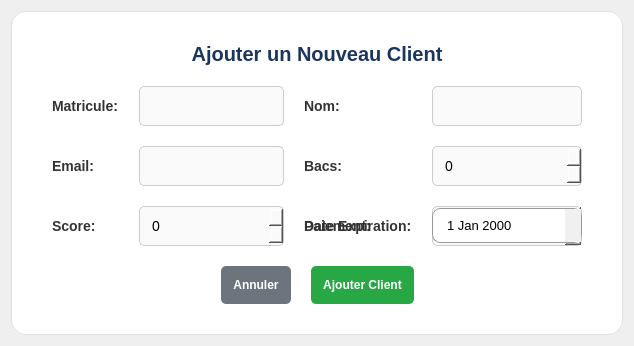
             <widget class="QWidget" name="page_ajouter_client_wrapper">
              <layout class="QVBoxLayout" name="verticalLayout_ajouter_client_wrapper">
               <item>
                <spacer name="vs_a1_client">
                 <property name="orientation">
                  <enum>Qt::Orientation::Vertical</enum>
                 </property>
                 <property name="sizeHint" stdset="0">
                  <size>
                   <width>0</width>
                   <height>0</height>
                  </size>
                 </property>
                </spacer>
               </item>
               <item>
                <widget class="QFrame" name="formCard_ajouter">
                 <property name="styleSheet">
                  <string notr="true">
                   QFrame#formCard_ajouter { background-color: white; border-radius: 15px; border: 1px solid #e0e0e0; }
                   QLabel { color: #333; font-size: 14px; font-weight: bold; }
                   QLineEdit, QComboBox, QSpinBox { padding: 10px; border: 1px solid #ccc; border-radius: 5px; font-size: 14px; background-color: #fafafa; color: black; }
                   QPushButton#btn_save_ajouter { background-color: #28a745; color: white; font-weight: bold; border-radius: 5px; padding: 12px; }
                   QPushButton#btn_annuler_ajouter { background-color: #6c757d; color: white; font-weight: bold; border-radius: 5px; padding: 12px; }
                  </string>
                 </property>
                 <layout class="QVBoxLayout">
                  <property name="spacing">
                   <number>20</number>
                  </property>
                  <property name="leftMargin">
                   <number>40</number>
                  </property>
                  <property name="topMargin">
                   <number>30</number>
                  </property>
                  <property name="rightMargin">
                   <number>40</number>
                  </property>
                  <property name="bottomMargin">
                   <number>30</number>
                  </property>
                  <item>
                   <widget class="QLabel" name="label2Title">
                    <property name="styleSheet">
                     <string notr="true">font-size: 20px; color: #1A365D;</string>
                    </property>
                    <property name="text">
                     <string>Ajouter un Nouveau Client</string>
                    </property>
                    <property name="alignment">
                     <set>Qt::AlignmentFlag::AlignCenter</set>
                    </property>
                   </widget>
                  </item>
                  <item>
                   <layout class="QGridLayout" name="grid_ajouter">
                    <property name="verticalSpacing">
                     <number>20</number>
                    </property>
                    <item row="0" column="0">
                     <widget class="QLabel" name="label">
                      <property name="text">
                       <string>Matricule:</string>
                      </property>
                     </widget>
                    </item>
                    <item row="0" column="1">
                     <widget class="QLineEdit" name="input_matricule_ajouter"/>
                    </item>
                    <item row="0" column="2">
                     <widget class="QLabel" name="label">
                      <property name="text">
                       <string>Nom:</string>
                      </property>
                     </widget>
                    </item>
                    <item row="0" column="3">
                     <widget class="QLineEdit" name="input_nom_ajouter"/>
                    </item>
                    <item row="1" column="0">
                     <widget class="QLabel" name="label">
                      <property name="text">
                       <string>Email:</string>
                      </property>
                     </widget>
                    </item>
                    <item row="1" column="1">
                     <widget class="QLineEdit" name="input_email_ajouter"/>
                    </item>
                    <item row="1" column="2">
                     <widget class="QLabel" name="label">
                      <property name="text">
                       <string>Bacs:</string>
                      </property>
                     </widget>
                    </item>
                    <item row="1" column="3">
                     <widget class="QSpinBox" name="input_bacs_ajouter">
                      <property name="maximum">
                       <number>999</number>
                      </property>
                     </widget>
                    </item>
                    <item row="2" column="0">
                     <widget class="QLabel" name="label">
                      <property name="text">
                       <string>Score:</string>
                      </property>
                     </widget>
                    </item>
                    <item row="2" column="1">
                     <widget class="QSpinBox" name="input_score_ajouter">
                      <property name="maximum">
                       <number>9999</number>
                      </property>
                     </widget>
                    </item>
                    <item row="2" column="2">
                     <widget class="QLabel" name="label">
                      <property name="text">
                       <string>Paiement:</string>
                      </property>
                     </widget>
                    </item>
                    <item row="2" column="3">
                     <widget class="QComboBox" name="input_paiement_ajouter">
                      <item>
                       <property name="text">
                        <string>Payé</string>
                       </property>
                      </item>
                      <item>
                       <property name="text">
                        <string>En Retard</string>
                       </property>
                      </item>
                     </widget>
                    </item>
                    <item row="2" column="2">
                     <widget class="QLabel" name="lbl_date_exp_a">
                      <property name="text">
                       <string>Date Expiration:</string>
                      </property>
                     </widget>
                    </item>
                    <item row="2" column="3">
                     <widget class="QDateEdit" name="input_date_expiration_ajouter">
                      <property name="minimumSize">
                       <size>
                        <width>150</width>
                        <height>35</height>
                       </size>
                      </property>
                      <property name="styleSheet">
                       <string notr="true">QDateEdit { border: 1px solid #999; border-radius: 8px; padding: 6px 12px; font-size: 13px; background-color: #ffffff; color: #000000; } QDateEdit:focus { border: 2px solid #0066cc; outline: none; background-color: #f9f9f9; } QDateEdit::drop-down { border: none; background-color: #f0f0f0; } QDateEdit::down-arrow { image: none; width: 16px; } QCalendarWidget { background-color: white; color: black; } QCalendarWidget QToolButton { background-color: white; color: black; border: 1px solid #ccc; } QCalendarWidget QAbstractItemView { background-color: white; color: black; }</string>
                      </property>
                      <property name="calendarPopup">
                       <bool>true</bool>
                      </property>
                     </widget>
                    </item>
                   </layout>
                  </item>
                  <item>
                   <layout class="QHBoxLayout">
                    <item>
                     <spacer>
                      <property name="orientation">
                       <enum>Qt::Orientation::Horizontal</enum>
                      </property>
                      <property name="sizeHint" stdset="0">
                       <size>
                        <width>0</width>
                        <height>0</height>
                       </size>
                      </property>
                     </spacer>
                    </item>
                    <item>
                     <widget class="QPushButton" name="btn_annuler_ajouter">
                      <property name="text">
                       <string>Annuler</string>
                      </property>
                     </widget>
                    </item>
                    <item>
                     <widget class="QPushButton" name="btn_save_ajouter">
                      <property name="text">
                       <string>Ajouter Client</string>
                      </property>
                     </widget>
                    </item>
                    <item>
                     <spacer>
                      <property name="orientation">
                       <enum>Qt::Orientation::Horizontal</enum>
                      </property>
                      <property name="sizeHint" stdset="0">
                       <size>
                        <width>0</width>
                        <height>0</height>
                       </size>
                      </property>
                     </spacer>
                    </item>
                   </layout>
                  </item>
                 </layout>
                </widget>
               </item>
               <item>
                <spacer name="vs_a2_client">
                 <property name="orientation">
                  <enum>Qt::Orientation::Vertical</enum>
                 </property>
                 <property name="sizeHint" stdset="0">
                  <size>
                   <width>0</width>
                   <height>0</height>
                  </size>
                 </property>
                </spacer>
               </item>
              </layout>
             </widget>
